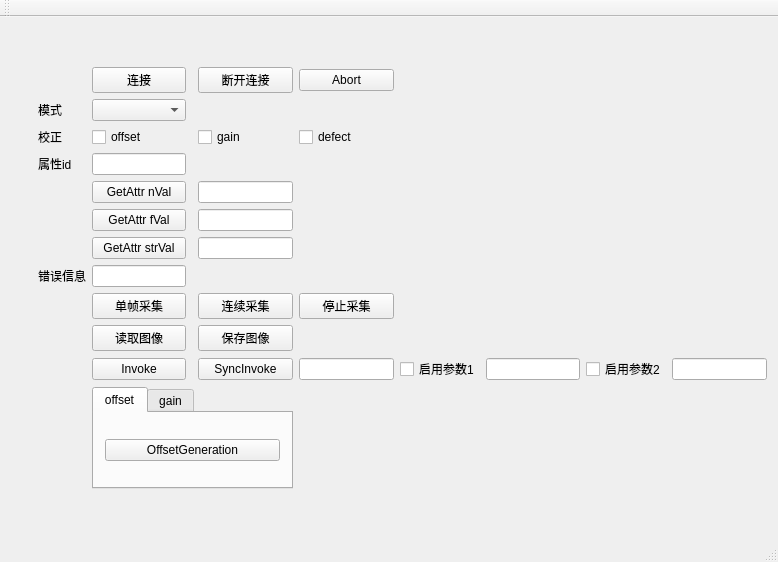
<?xml version="1.0" encoding="UTF-8"?>
<ui version="4.0">
 <class>IRayDetectorWidgetsApplicationClass</class>
 <widget class="QMainWindow" name="IRayDetectorWidgetsApplicationClass">
  <property name="geometry">
   <rect>
    <x>0</x>
    <y>0</y>
    <width>778</width>
    <height>562</height>
   </rect>
  </property>
  <property name="windowTitle">
   <string>IRayDetectorWidgetsApplication</string>
  </property>
  <widget class="QWidget" name="centralWidget">
   <layout class="QGridLayout" name="gridLayout">
    <item row="1" column="5">
     <widget class="QPushButton" name="pushButton_Abort">
      <property name="text">
       <string>Abort</string>
      </property>
     </widget>
    </item>
    <item row="2" column="1">
     <widget class="QLabel" name="label">
      <property name="text">
       <string>模式</string>
      </property>
     </widget>
    </item>
    <item row="13" column="2">
     <spacer name="verticalSpacer">
      <property name="orientation">
       <enum>Qt::Vertical</enum>
      </property>
      <property name="sizeHint" stdset="0">
       <size>
        <width>20</width>
        <height>40</height>
       </size>
      </property>
     </spacer>
    </item>
    <item row="5" column="2">
     <widget class="QPushButton" name="pushButton_nVal">
      <property name="text">
       <string>GetAttr nVal</string>
      </property>
     </widget>
    </item>
    <item row="2" column="2">
     <widget class="QComboBox" name="comboBox_mode"/>
    </item>
    <item row="10" column="4">
     <widget class="QPushButton" name="pushButton_saveImage">
      <property name="text">
       <string>保存图像</string>
      </property>
     </widget>
    </item>
    <item row="3" column="5">
     <widget class="QCheckBox" name="checkBox_defect">
      <property name="text">
       <string>defect</string>
      </property>
     </widget>
    </item>
    <item row="11" column="6">
     <widget class="QCheckBox" name="checkBox_nParam1">
      <property name="text">
       <string>启用参数1</string>
      </property>
     </widget>
    </item>
    <item row="11" column="2">
     <widget class="QPushButton" name="pushButton_Invoke">
      <property name="text">
       <string>Invoke</string>
      </property>
     </widget>
    </item>
    <item row="6" column="2">
     <widget class="QPushButton" name="pushButton_fVal">
      <property name="text">
       <string>GetAttr fVal</string>
      </property>
     </widget>
    </item>
    <item row="8" column="2">
     <widget class="QLineEdit" name="lineEdit_msg"/>
    </item>
    <item row="5" column="4">
     <widget class="QLineEdit" name="lineEdit_nVal"/>
    </item>
    <item row="7" column="4">
     <widget class="QLineEdit" name="lineEdit_strVal"/>
    </item>
    <item row="4" column="2">
     <widget class="QLineEdit" name="lineEdit_nAttrID"/>
    </item>
    <item row="11" column="4">
     <widget class="QPushButton" name="pushButton_SyncInvoke">
      <property name="text">
       <string>SyncInvoke</string>
      </property>
     </widget>
    </item>
    <item row="9" column="5">
     <widget class="QPushButton" name="pushButton_StopAcq">
      <property name="text">
       <string>停止采集</string>
      </property>
     </widget>
    </item>
    <item row="0" column="2">
     <spacer name="verticalSpacer_2">
      <property name="orientation">
       <enum>Qt::Vertical</enum>
      </property>
      <property name="sizeHint" stdset="0">
       <size>
        <width>20</width>
        <height>40</height>
       </size>
      </property>
     </spacer>
    </item>
    <item row="3" column="4">
     <widget class="QCheckBox" name="checkBox_gain">
      <property name="text">
       <string>gain</string>
      </property>
     </widget>
    </item>
    <item row="11" column="7">
     <widget class="QLineEdit" name="lineEdit_nParam1"/>
    </item>
    <item row="11" column="8">
     <widget class="QCheckBox" name="checkBox_nParam2">
      <property name="text">
       <string>启用参数2</string>
      </property>
     </widget>
    </item>
    <item row="11" column="5">
     <widget class="QLineEdit" name="lineEdit_cmdId"/>
    </item>
    <item row="3" column="0">
     <spacer name="horizontalSpacer">
      <property name="orientation">
       <enum>Qt::Horizontal</enum>
      </property>
      <property name="sizeHint" stdset="0">
       <size>
        <width>40</width>
        <height>20</height>
       </size>
      </property>
     </spacer>
    </item>
    <item row="3" column="1">
     <widget class="QLabel" name="label_4">
      <property name="text">
       <string>校正</string>
      </property>
     </widget>
    </item>
    <item row="9" column="2">
     <widget class="QPushButton" name="pushButton_clearAcq">
      <property name="text">
       <string>单帧采集</string>
      </property>
     </widget>
    </item>
    <item row="3" column="2">
     <widget class="QCheckBox" name="checkBox_offset">
      <property name="text">
       <string>offset</string>
      </property>
     </widget>
    </item>
    <item row="4" column="1">
     <widget class="QLabel" name="label_3">
      <property name="text">
       <string>属性id</string>
      </property>
     </widget>
    </item>
    <item row="1" column="2">
     <widget class="QPushButton" name="pushButton_connect">
      <property name="text">
       <string>连接</string>
      </property>
     </widget>
    </item>
    <item row="1" column="4">
     <widget class="QPushButton" name="pushButton_disconnect">
      <property name="text">
       <string>断开连接</string>
      </property>
     </widget>
    </item>
    <item row="10" column="2">
     <widget class="QPushButton" name="pushButton_readImage">
      <property name="text">
       <string>读取图像</string>
      </property>
     </widget>
    </item>
    <item row="7" column="2">
     <widget class="QPushButton" name="pushButton_strVal">
      <property name="text">
       <string>GetAttr strVal</string>
      </property>
     </widget>
    </item>
    <item row="9" column="4">
     <widget class="QPushButton" name="pushButton_StartAcq">
      <property name="text">
       <string>连续采集</string>
      </property>
     </widget>
    </item>
    <item row="3" column="9">
     <spacer name="horizontalSpacer_2">
      <property name="orientation">
       <enum>Qt::Horizontal</enum>
      </property>
      <property name="sizeHint" stdset="0">
       <size>
        <width>40</width>
        <height>20</height>
       </size>
      </property>
     </spacer>
    </item>
    <item row="8" column="1">
     <widget class="QLabel" name="label_2">
      <property name="text">
       <string>错误信息</string>
      </property>
     </widget>
    </item>
    <item row="6" column="4">
     <widget class="QLineEdit" name="lineEdit_fVal"/>
    </item>
    <item row="12" column="2" colspan="3">
     <widget class="QTabWidget" name="tabWidget">
      <property name="currentIndex">
       <number>0</number>
      </property>
      <widget class="QWidget" name="tab_offset">
       <attribute name="title">
        <string>offset</string>
       </attribute>
       <layout class="QGridLayout" name="gridLayout_2">
        <item row="0" column="0">
         <widget class="QPushButton" name="pushButton_OffsetGeneration">
          <property name="text">
           <string>OffsetGeneration</string>
          </property>
         </widget>
        </item>
       </layout>
      </widget>
      <widget class="QWidget" name="tab_gain">
       <attribute name="title">
        <string>gain</string>
       </attribute>
       <layout class="QGridLayout" name="gridLayout_3">
        <item row="0" column="0">
         <widget class="QPushButton" name="pushButton_GainGeneration">
          <property name="text">
           <string>GainGeneration</string>
          </property>
         </widget>
        </item>
        <item row="1" column="0">
         <widget class="QPushButton" name="pushButton_GainGenerationStop">
          <property name="text">
           <string>GainGenerationStop</string>
          </property>
         </widget>
        </item>
       </layout>
      </widget>
     </widget>
    </item>
    <item row="11" column="9">
     <widget class="QLineEdit" name="lineEdit_nParam2"/>
    </item>
   </layout>
  </widget>
  <widget class="QMenuBar" name="menuBar">
   <property name="geometry">
    <rect>
     <x>0</x>
     <y>0</y>
     <width>778</width>
     <height>21</height>
    </rect>
   </property>
  </widget>
  <widget class="QToolBar" name="mainToolBar">
   <attribute name="toolBarArea">
    <enum>TopToolBarArea</enum>
   </attribute>
   <attribute name="toolBarBreak">
    <bool>false</bool>
   </attribute>
  </widget>
  <widget class="QStatusBar" name="statusBar"/>
 </widget>
 <layoutdefault spacing="6" margin="11"/>
 <resources>
  <include location="IRayDetectorWidgetsApplication.qrc"/>
 </resources>
 <connections/>
</ui>
